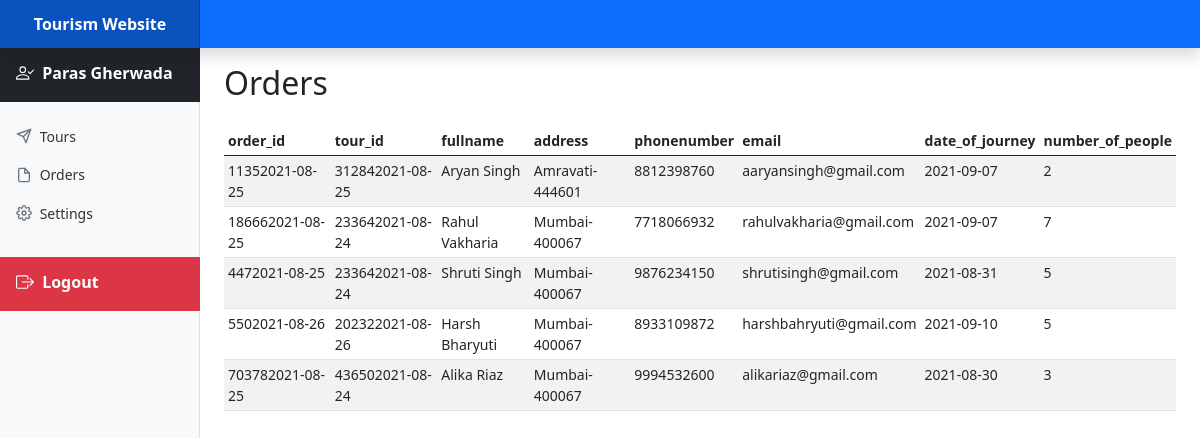
/orders.php (signed in), run on the app's committed database.
### tables this page shows
CREATE TABLE `site_settings` (
  `name` varchar(50) NOT NULL,
  `email` varchar(50) NOT NULL,
  `phonenumber` bigint(10) NOT NULL
);

CREATE TABLE `orders` (
  `order_id` varchar(50) NOT NULL,
  `tour_id` varchar(50) NOT NULL,
  `fullname` varchar(50) NOT NULL,
  `address` varchar(100) NOT NULL,
  `phonenumber` bigint(10) NOT NULL,
  `email` varchar(50) NOT NULL,
  `date_of_journey` date NOT NULL,
  `number_of_people` tinyint(2) NOT NULL
);

### orders.php (the view)
<!doctype html>
<html lang="en">
  <body>
    <div class="container-fluid">
      <div class="row">
        <?php
          include_once("admin_menu.php");
          require_once("connection.php");
        ?>
        <main class="col-md-9 ms-sm-auto col-lg-10 px-md-4 pt-3">
          <div class="">
            <h2>Orders</h2>
          </div>
          <div class="table-responsive mt-4">
            <table class="table table-striped table-sm">
              <thead>
                <tr>
                <?php
                    $query = 'SHOW COLUMNS FROM orders';
                    $result_set = mysqli_query($connection, $query);
                    while($row = mysqli_fetch_array($result_set))
                      echo "<th scope='col'>".$row['Field']."</th>";
                  ?>
                </tr>
              </thead>
              <tbody>
                <?php
                  $query = 'SELECT * FROM orders';
                  $result_set = mysqli_query($connection, $query);
                  while($row = mysqli_fetch_array($result_set)){
                    echo "<tr>";
                    echo "<td>".$row['order_id']."</td>";
                    echo "<td>".$row['tour_id']."</td>";
                    echo "<td>".$row['fullname']."</td>";
                    echo "<td>".$row['address']."</td>";
                    echo "<td>".$row['phonenumber']."</td>";
                    echo "<td>".$row['email']."</td>";
                    echo "<td>".$row['date_of_journey']."</td>";
                    echo "<td>".$row['number_of_people']."</td>";
                    echo "</tr>";
                  }
                ?>
              </tbody>
            </table>
          </div>
        </main>
      </div>
    </div>
  </body>
</html>

### admin_menu.php (shortened to what this page needs)
<!doctype html>
<html lang="en">
  <head>
    <link href="css/bootstrap.min.css" rel="stylesheet">
    <link href="css/admin_menu.css" rel="stylesheet">
  </head>
  <body>
    <?php
      require_once('connection.php');
      $query = "SELECT name FROM site_settings";
      $result_set = mysqli_query($connection, $query);
      $row = mysqli_fetch_array($result_set);
    ?>
    <header class="navbar navbar-dark sticky-top bg-primary flex-md-nowrap p-0 shadow">
      <a class="navbar-brand col-md-3 col-lg-2 me-0 text-center px-3" href="index.php" title="Go to index page">
        <strong><?php echo $row['name']; ?></strong>
      </a>
    </header>
    <div class="container-fluid">
      <div class="row">
        <nav id="sidebarMenu" class="col-md-3 col-lg-2 d-md-block bg-light sidebar collapse">
          <div class="position-sticky">
            <h6 class="sidebar-heading mb-1">
              <div class="navbar-nav w-100">
                <div class="nav-item text-nowrap">
                  <a class="nav-link py-3 ps-3 bg-dark w-100 text-white fs-6" href="#">
                    <img src="icons/person-check.svg" class="me-1 mb-1">
                    <strong style="text-transform: capitalize;"><?php echo $_SESSION['admin'];?></strong>
                  </a>
                </div>
              </div>
            </h6>
            <ul class="nav flex-column mt-3">
              <li class="nav-item">
                <a class="nav-link hvr-change-background" href="tours.php">
                  <img src="icons/send.svg" class="me-1 mb-1">
                  Tours
                </a>
              </li>
              <li class="nav-item">
                <a class="nav-link hvr-change-background" href="orders.php">
                  <img src="icons/file.svg" class="me-1 mb-1">
                  Orders
                </a>
              </li>
              <li class="nav-item">
                <a class="nav-link hvr-change-background" href="settings.php">
                  <img src="icons/settings.svg" class="me-1 mb-1">
                  Settings
                </a>
              </li>
            </ul>
            <h6 class="sidebar-heading mt-4 mb-1">
              <div class="navbar-nav w-100">
                <div class="nav-item text-nowrap">
                  <a class="nav-link py-3 ps-3 bg-danger w-100 text-white fs-6" href="logout.php">
                    <img src="icons/box-arrow-right.svg" class="me-1 mb-1">
                    <strong style="text-transform: capitalize;">Logout</strong>
                  </a>
                </div>
              </div>
            </h6>
          </div>
        </nav>
      </div>
    </div>
  </body>
</html>

### css/admin_menu.css (style rules this page uses)
body { font-size: .875rem; }
.sidebar { position: fixed; top: 0; bottom: 0; left: 0; z-index: 100; padding: 48px 0 0; box-shadow: inset -1px 0 0 rgba(0, 0, 0, .1); }
.sidebar .nav-link { font-weight: 500; color: #333; }
.sidebar-heading { font-size: .75rem; text-transform: uppercase; }
.navbar-brand { padding-top: .75rem; padding-bottom: .75rem; font-size: 1rem; background-color: rgba(0, 0, 0, .25); box-shadow: inset -1px 0 0 rgba(0, 0, 0, .25); }

### data on the page
site_settings: name "Tourism Website"
orders: order_id "11352021-08-25", tour "312842021-08-25", fullname "Aryan Singh", address "Amravati-444601", phonenumber "8812398760", email "aaryansingh@gmail.com", date_of_journey "2021-09-07", number_of_people "2"
orders: order_id "186662021-08-25", tour "233642021-08-24", fullname "Rahul Vakharia", address "Mumbai-400067", phonenumber "7718066932", email "rahulvakharia@gmail.com", date_of_journey "2021-09-07", number_of_people "7"
orders: order_id "4472021-08-25", tour "233642021-08-24", fullname "Shruti Singh", address "Mumbai-400067", phonenumber "9876234150", email "shrutisingh@gmail.com", date_of_journey "2021-08-31", number_of_people "5"
orders: order_id "5502021-08-26", tour "202322021-08-26", fullname "Harsh Bharyuti", address "Mumbai-400067", phonenumber "8933109872", email "harshbahryuti@gmail.com", date_of_journey "2021-09-10", number_of_people "5"
orders: order_id "703782021-08-25", tour "436502021-08-24", fullname "Alika Riaz", address "Mumbai-400067", phonenumber "9994532600", email "alikariaz@gmail.com", date_of_journey "2021-08-30", number_of_people "3"

### other printed values
$_SESSION['admin'] "Paras Gherwada"
$row['Field'] "order_id"
$row['Field'] "tour_id"
$row['Field'] "fullname"
$row['Field'] "address"
$row['Field'] "phonenumber"
$row['Field'] "email"
$row['Field'] "date_of_journey"
$row['Field'] "number_of_people"
